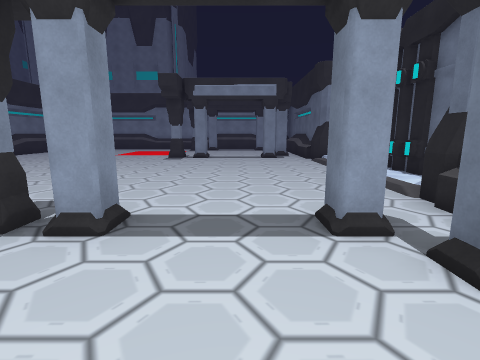
view 1 (above)

21 first-person views from a walk through a scene from a Unity 3-D project. The camera is 1.4 m above the floor, tilts 10° down and sees 85° across. The floor is counted in squares, 1 m on a side. Each view is taken from the middle of a square. On the plan, view 1 faces up. The plan holds only what a view shows up to about 13 squares ahead; the rest is blank. The place goes on beyond the plan. The player is left out.

view 2
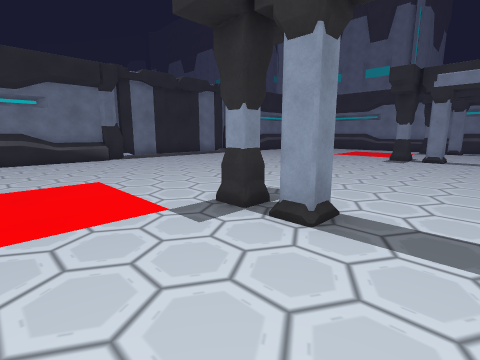

view 3
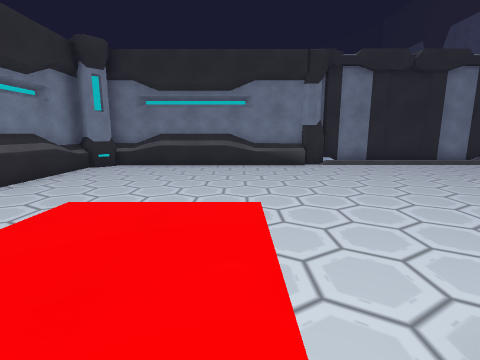

view 4
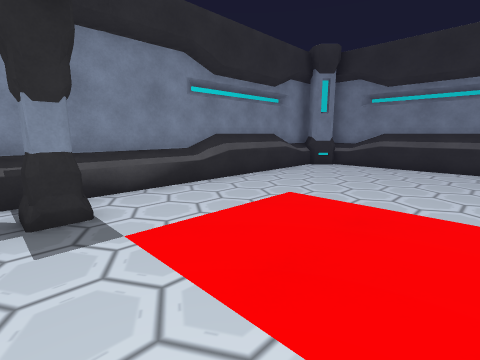

view 5
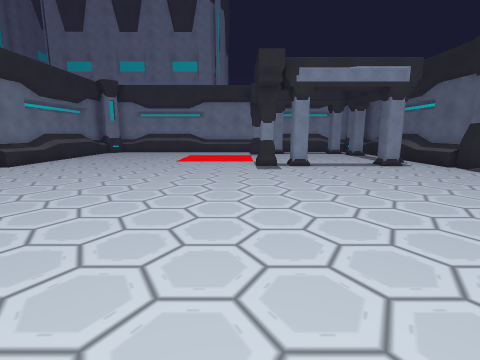

view 6
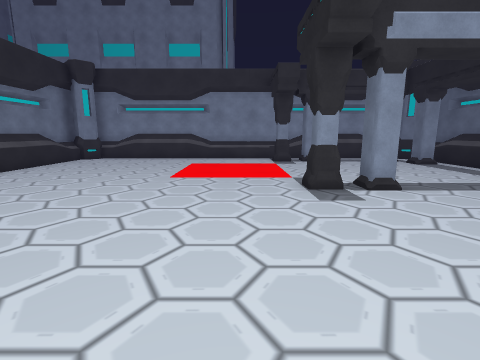

view 7
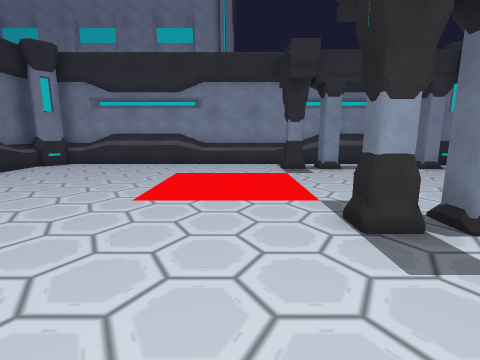

view 8
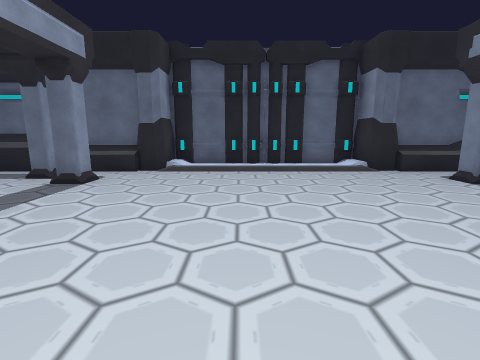

view 9
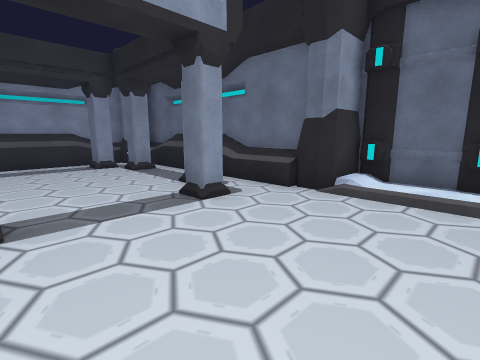

view 10
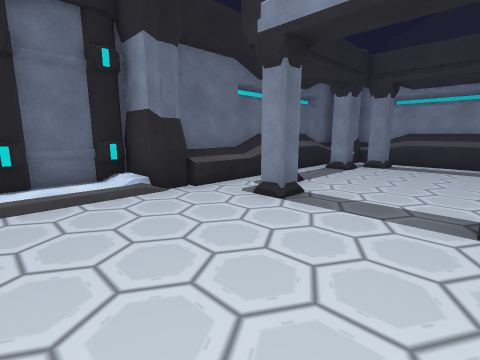

view 11
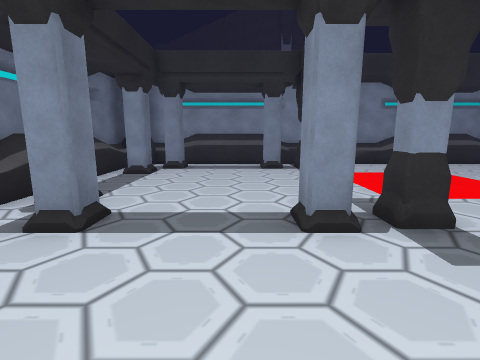

view 12
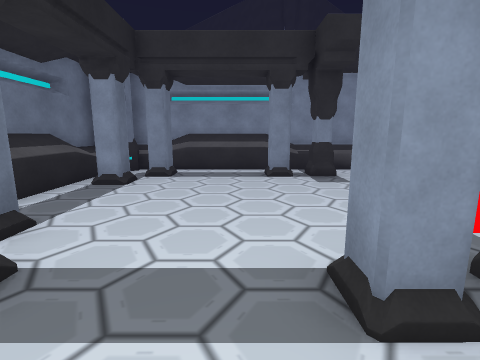

view 13
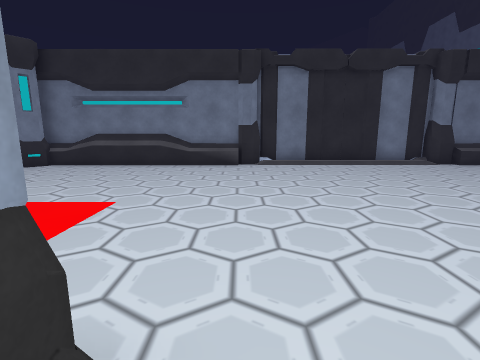

view 14
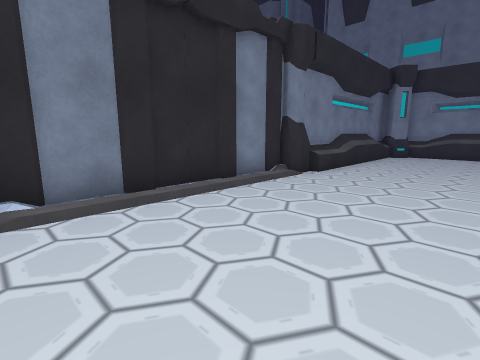

view 15
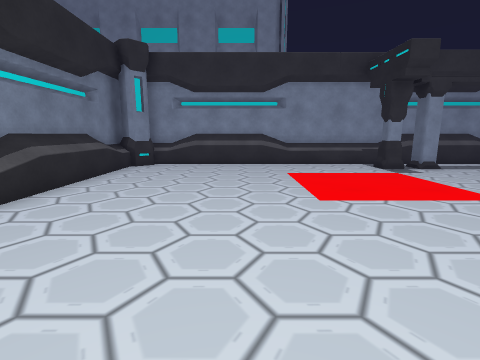

view 16
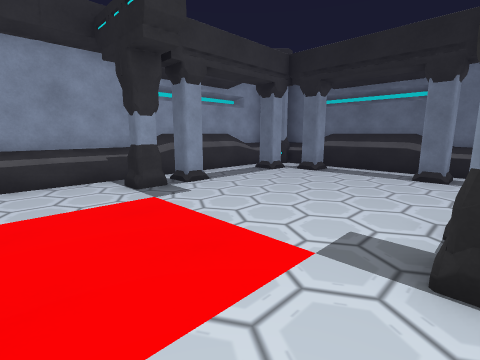

view 17
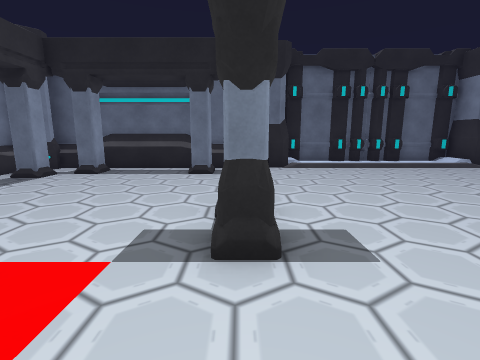

view 18
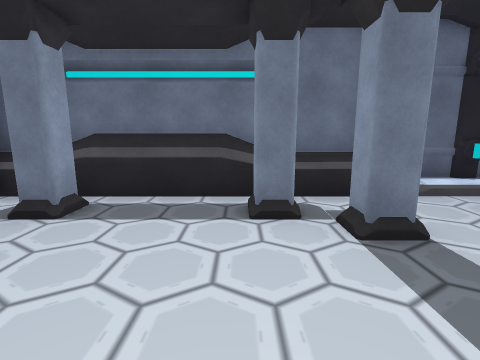

view 19
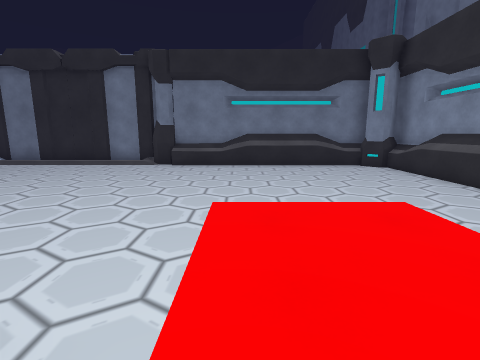

view 20
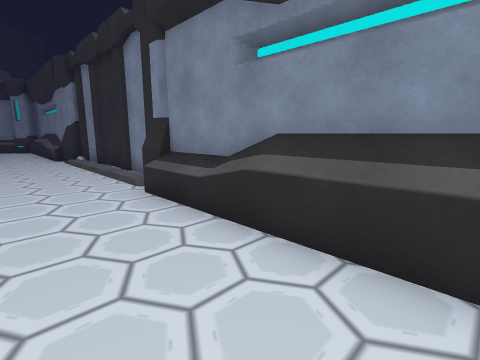

view 21
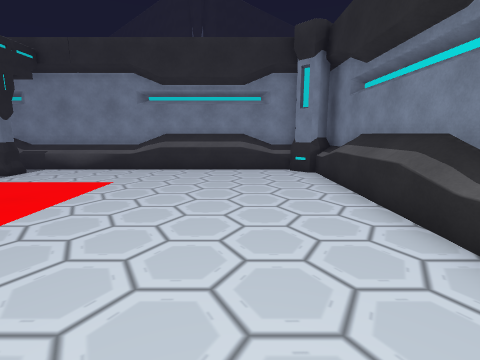

### Floor plan
Key: @ floor where view 1 was taken; # wall or solid block; x gap in a wall; . floor; / step, stairs or slope; = window, fence, low wall or low ledge; ^ raised ledge; P pillar; O other object.
Columns run from 16 left of view 1 to 6 right of it. Each row starts with its distance up from view 1.
 25 ####################
 24 ###^^^^^^^^^^^^^^^^###
 23 #^..........P.#..#x.^#
 22 #^.................x^#
 21 #^.................#^#
 20 #^..................^#
 19 #^..................^#
 18 #^.................#^#
 17 #^................##^#
 16 #^..........Px#...#.^#
 15 #^..................^#
 14 ##..................###
 13 #.................../.#
 12 #.................../.#
 11 #.................../OO
 10 #.................../#O
  9 #.................../#O
  8 #.................../.#
  7 #.................../.#
  6 ##..................###
  5 #^..................##
  4 #^..........Px#...#.^#
  3 #^.................#^#
  2 #^.................#^#
  1 #^..................^#
  0 #^..............@...^#
 -1 #^.................#^#
 -2 #^................##^#
 -3 #^..........P##..##.^#
 -4 ###.........=##..#####
 -5 ###################

Where each view was taken, in squares from view 1:
view 1: 0 up, 0 right, facing up
view 2: 0 up, 0 right, facing up-left
view 3: 2 up, 3 left, facing left
view 4: 2 up, 3 left, facing down-left
view 5: 4 up, 5 left, facing up
view 6: 9 up, 6 left, facing up
view 7: 12 up, 6 left, facing up
view 8: 11 up, 6 left, facing right
view 9: 11 up, 2 left, facing up-right
view 10: 9 up, 2 left, facing down-right
view 11: 8 up, 1 left, facing down
view 12: 6 up, 1 left, facing down
view 13: 5 up, 3 left, facing left
view 14: 6 up, 10 left, facing up-left
view 15: 12 up, 10 left, facing up
view 16: 16 up, 7 left, facing up-right
view 17: 16 up, 7 left, facing right
view 18: 18 up, 2 left, facing right
view 19: 18 up, 3 left, facing left
view 20: 21 up, 12 left, facing down-left
view 21: 6 up, 12 left, facing down
